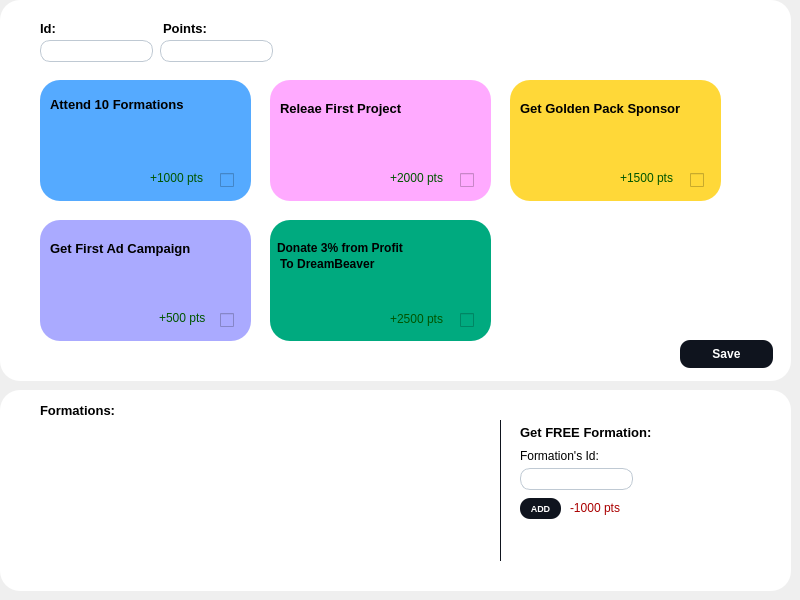
             <widget class="QWidget" name="page_12">
              <widget class="QWidget" name="widget" native="true">
               <property name="geometry">
                <rect>
                 <x>0</x>
                 <y>0</y>
                 <width>791</width>
                 <height>381</height>
                </rect>
               </property>
               <property name="styleSheet">
                <string notr="true">background-color:white ; 
border-radius:20px ; </string>
               </property>
               <widget class="QLineEdit" name="points_2">
                <property name="geometry">
                 <rect>
                  <x>160</x>
                  <y>40</y>
                  <width>113</width>
                  <height>22</height>
                 </rect>
                </property>
                <property name="styleSheet">
                 <string notr="true">	background-color:white ; 
	border-radius:10px ; 
	font-size:13px ; 
	padding-left : 15px ; 
	border:1px solid #BFC9D3 ; </string>
                </property>
               </widget>
               <widget class="QLineEdit" name="namee">
                <property name="geometry">
                 <rect>
                  <x>40</x>
                  <y>40</y>
                  <width>113</width>
                  <height>22</height>
                 </rect>
                </property>
                <property name="styleSheet">
                 <string notr="true">	background-color:white ; 
	border-radius:10px ; 
	font-size:13px ; 
	padding-left : 15px ; 
	border:1px solid #BFC9D3 ; </string>
                </property>
               </widget>
               <widget class="QLabel" name="label_49">
                <property name="geometry">
                 <rect>
                  <x>40</x>
                  <y>20</y>
                  <width>56</width>
                  <height>16</height>
                 </rect>
                </property>
                <property name="styleSheet">
                 <string notr="true">font-size:13px;
font-weight:bold ; </string>
                </property>
                <property name="text">
                 <string>Id:</string>
                </property>
               </widget>
               <widget class="QLabel" name="label_50">
                <property name="geometry">
                 <rect>
                  <x>163</x>
                  <y>20</y>
                  <width>56</width>
                  <height>16</height>
                 </rect>
                </property>
                <property name="styleSheet">
                 <string notr="true">font-size:13px;
font-weight:bold ; </string>
                </property>
                <property name="text">
                 <string>Points:</string>
                </property>
               </widget>
               <widget class="QWidget" name="widget_4" native="true">
                <property name="geometry">
                 <rect>
                  <x>40</x>
                  <y>80</y>
                  <width>211</width>
                  <height>121</height>
                 </rect>
                </property>
                <property name="styleSheet">
                 <string notr="true">background-color: rgb(85, 170, 255);
border-radius:20px ; </string>
                </property>
                <widget class="QLabel" name="label_20">
                 <property name="geometry">
                  <rect>
                   <x>10</x>
                   <y>16</y>
                   <width>141</width>
                   <height>16</height>
                  </rect>
                 </property>
                 <property name="styleSheet">
                  <string notr="true">font-size:13px;
font-weight:bold ; </string>
                 </property>
                 <property name="text">
                  <string>Attend 10 Formations</string>
                 </property>
                </widget>
                <widget class="QCheckBox" name="achivement1">
                 <property name="geometry">
                  <rect>
                   <x>180</x>
                   <y>90</y>
                   <width>21</width>
                   <height>20</height>
                  </rect>
                 </property>
                 <property name="text">
                  <string/>
                 </property>
                </widget>
                <widget class="QLabel" name="label_56">
                 <property name="geometry">
                  <rect>
                   <x>110</x>
                   <y>90</y>
                   <width>61</width>
                   <height>16</height>
                  </rect>
                 </property>
                 <property name="styleSheet">
                  <string notr="true">color:rgb(0, 85, 0);</string>
                 </property>
                 <property name="text">
                  <string>+1000 pts</string>
                 </property>
                </widget>
               </widget>
               <widget class="QWidget" name="widget_6" native="true">
                <property name="geometry">
                 <rect>
                  <x>510</x>
                  <y>80</y>
                  <width>211</width>
                  <height>121</height>
                 </rect>
                </property>
                <property name="styleSheet">
                 <string notr="true">background-color: rgb(255, 216, 56);
border-radius:20px ; </string>
                </property>
                <widget class="QLabel" name="label_22">
                 <property name="geometry">
                  <rect>
                   <x>10</x>
                   <y>20</y>
                   <width>171</width>
                   <height>16</height>
                  </rect>
                 </property>
                 <property name="styleSheet">
                  <string notr="true">font-size:13px;
font-weight:bold ; </string>
                 </property>
                 <property name="text">
                  <string>Get Golden Pack Sponsor</string>
                 </property>
                </widget>
                <widget class="QCheckBox" name="achivement3">
                 <property name="geometry">
                  <rect>
                   <x>180</x>
                   <y>90</y>
                   <width>21</width>
                   <height>20</height>
                  </rect>
                 </property>
                 <property name="text">
                  <string/>
                 </property>
                </widget>
                <widget class="QLabel" name="label_58">
                 <property name="geometry">
                  <rect>
                   <x>110</x>
                   <y>90</y>
                   <width>61</width>
                   <height>16</height>
                  </rect>
                 </property>
                 <property name="styleSheet">
                  <string notr="true">color:rgb(0, 85, 0);</string>
                 </property>
                 <property name="text">
                  <string>+1500 pts</string>
                 </property>
                </widget>
               </widget>
               <widget class="QWidget" name="widget_7" native="true">
                <property name="geometry">
                 <rect>
                  <x>270</x>
                  <y>220</y>
                  <width>221</width>
                  <height>121</height>
                 </rect>
                </property>
                <property name="styleSheet">
                 <string notr="true">background-color: rgb(0, 170, 127);
border-radius:20px ; </string>
                </property>
                <widget class="QLabel" name="label_28">
                 <property name="geometry">
                  <rect>
                   <x>7</x>
                   <y>20</y>
                   <width>141</width>
                   <height>16</height>
                  </rect>
                 </property>
                 <property name="styleSheet">
                  <string notr="true">font-size:12px;
font-weight:bold ; </string>
                 </property>
                 <property name="text">
                  <string>Donate 3% from Profit </string>
                 </property>
                </widget>
                <widget class="QLabel" name="label_53">
                 <property name="geometry">
                  <rect>
                   <x>10</x>
                   <y>36</y>
                   <width>141</width>
                   <height>16</height>
                  </rect>
                 </property>
                 <property name="styleSheet">
                  <string notr="true">font-size:12px;
font-weight:bold ; </string>
                 </property>
                 <property name="text">
                  <string>To DreamBeaver</string>
                 </property>
                </widget>
                <widget class="QCheckBox" name="achivement5">
                 <property name="geometry">
                  <rect>
                   <x>190</x>
                   <y>90</y>
                   <width>21</width>
                   <height>20</height>
                  </rect>
                 </property>
                 <property name="text">
                  <string/>
                 </property>
                </widget>
                <widget class="QLabel" name="label_60">
                 <property name="geometry">
                  <rect>
                   <x>120</x>
                   <y>91</y>
                   <width>61</width>
                   <height>16</height>
                  </rect>
                 </property>
                 <property name="styleSheet">
                  <string notr="true">color:rgb(0, 85, 0);</string>
                 </property>
                 <property name="text">
                  <string>+2500 pts</string>
                 </property>
                </widget>
               </widget>
               <widget class="QWidget" name="widget_5" native="true">
                <property name="geometry">
                 <rect>
                  <x>270</x>
                  <y>80</y>
                  <width>221</width>
                  <height>121</height>
                 </rect>
                </property>
                <property name="styleSheet">
                 <string notr="true">background-color: rgb(255, 170, 255);
border-radius:20px ; </string>
                </property>
                <widget class="QLabel" name="label_21">
                 <property name="geometry">
                  <rect>
                   <x>10</x>
                   <y>20</y>
                   <width>141</width>
                   <height>16</height>
                  </rect>
                 </property>
                 <property name="styleSheet">
                  <string notr="true">font-size:13px;
font-weight:bold ; </string>
                 </property>
                 <property name="text">
                  <string>Releae First Project</string>
                 </property>
                </widget>
                <widget class="QCheckBox" name="achivement2">
                 <property name="geometry">
                  <rect>
                   <x>190</x>
                   <y>90</y>
                   <width>21</width>
                   <height>20</height>
                  </rect>
                 </property>
                 <property name="text">
                  <string/>
                 </property>
                </widget>
                <widget class="QLabel" name="label_57">
                 <property name="geometry">
                  <rect>
                   <x>120</x>
                   <y>90</y>
                   <width>61</width>
                   <height>16</height>
                  </rect>
                 </property>
                 <property name="styleSheet">
                  <string notr="true">color:rgb(0, 85, 0);</string>
                 </property>
                 <property name="text">
                  <string>+2000 pts</string>
                 </property>
                </widget>
               </widget>
               <widget class="QWidget" name="widget_8" native="true">
                <property name="geometry">
                 <rect>
                  <x>40</x>
                  <y>220</y>
                  <width>211</width>
                  <height>121</height>
                 </rect>
                </property>
                <property name="styleSheet">
                 <string notr="true">background-color: rgb(170, 170, 255);
border-radius:20px ; </string>
                </property>
                <widget class="QLabel" name="label_27">
                 <property name="geometry">
                  <rect>
                   <x>10</x>
                   <y>20</y>
                   <width>171</width>
                   <height>16</height>
                  </rect>
                 </property>
                 <property name="styleSheet">
                  <string notr="true">font-size:13px;
font-weight:bold ; </string>
                 </property>
                 <property name="text">
                  <string>Get First Ad Campaign</string>
                 </property>
                </widget>
                <widget class="QCheckBox" name="achivement4">
                 <property name="geometry">
                  <rect>
                   <x>180</x>
                   <y>90</y>
                   <width>21</width>
                   <height>20</height>
                  </rect>
                 </property>
                 <property name="text">
                  <string/>
                 </property>
                </widget>
                <widget class="QLabel" name="label_59">
                 <property name="geometry">
                  <rect>
                   <x>119</x>
                   <y>90</y>
                   <width>51</width>
                   <height>16</height>
                  </rect>
                 </property>
                 <property name="styleSheet">
                  <string notr="true">color:rgb(0, 85, 0);</string>
                 </property>
                 <property name="text">
                  <string>+500 pts</string>
                 </property>
                </widget>
               </widget>
               <widget class="QPushButton" name="savecheck">
                <property name="geometry">
                 <rect>
                  <x>680</x>
                  <y>340</y>
                  <width>93</width>
                  <height>28</height>
                 </rect>
                </property>
                <property name="styleSheet">
                 <string notr="true">#savecheck {
	background-color:#0F141E ; 
	border-radius:10px ; 
	color : white ; 
	font-size:12px ; 
	font-weight:bold; 
}

#savecheck::hover {
	background-color:#4AC7EA ; 
	color:white ; 
}</string>
                </property>
                <property name="text">
                 <string>Save</string>
                </property>
               </widget>
              </widget>
              <widget class="QWidget" name="widget_9" native="true">
               <property name="geometry">
                <rect>
                 <x>0</x>
                 <y>390</y>
                 <width>791</width>
                 <height>201</height>
                </rect>
               </property>
               <property name="styleSheet">
                <string notr="true">background-color:white ; 
border-radius:20px ; </string>
               </property>
               <widget class="QTableView" name="tableView_4">
                <property name="geometry">
                 <rect>
                  <x>35</x>
                  <y>50</y>
                  <width>441</width>
                  <height>121</height>
                 </rect>
                </property>
                <property name="sizePolicy">
                 <sizepolicy hsizetype="Preferred" vsizetype="Preferred">
                  <horstretch>0</horstretch>
                  <verstretch>0</verstretch>
                 </sizepolicy>
                </property>
                <property name="cursor" stdset="0">
                 <cursorShape>PointingHandCursor</cursorShape>
                </property>
                <property name="styleSheet">
                 <string notr="true">QTableView {
    border: none;
    gridline-color: #e0e0e0;
    font-size: 12px;
    background-color: #ffffff;  /* White background */
    selection-background-color: #0F141E;  /* Dark blue selection background */
    selection-color: #ffffff;  /* White selection text color */
    color: #333333;  /* Text color */
    alternate-background-color: #f5f5f5;  /* Alternate row color */
}

QTableView::item {
    padding: 10px;
    border: none;
}

QTableView::item:selected {
    background-color: #0F141E;  /* Dark blue selection color */
    color: #ffffff;  /* White selection text color */
}

QHeaderView::section {
    background-color: #0F141E;  /* Dark blue background */
    padding: 8px;
    font-weight: bold;
    border: none;
    font-size: 11px;  /* Font size for header text */
    color: #ffffff;  /* White text color */
}

QTableView::horizontalHeader {
    border-bottom: 2px solid #0F141E;  /* Dark blue bottom border */
}

QTableView::verticalHeader {
    border-right: 2px solid #0F141E;  /* Dark blue right border */
}

QTableView::horizontalHeader::section,
QTableView::verticalHeader::section {
    background-color: #0F141E;  /* Dark blue background */
    color: #ffffff;  /* White text color */
    padding: 8px;
    border: none;
    font-size: 11px;  /* Font size for header text */
}

/* Scroll Bar Styling */
QScrollBar:vertical {
    background-color: #ffffff;  /* White background */
    width: 10px;  /* Width of the vertical scroll bar */
}

QScrollBar::handle:vertical {
    background-color: #0F141E;  /* Dark blue scroll handle color */
    min-height: 50px;  /* Minimum height of the scroll handle */
}

QScrollBar::add-line:vertical,
QScrollBar::sub-line:vertical {
    background-color: #ffffff;  /* White background for arrow buttons */
    height: 0px;
}

QScrollBar:horizontal {
    background-color: #ffffff;  /* White background */
    height: 10px;  /* Height of the horizontal scroll bar */
}

QScrollBar::handle:horizontal {
    background-color: #0F141E;  /* Dark blue scroll handle color */
    min-width: 50px;  /* Minimum width of the scroll handle */
}

QScrollBar::add-line:horizontal,
QScrollBar::sub-line:horizontal {
    background-color: #ffffff;  /* White background for arrow buttons */
    width: 0px;
}
</string>
                </property>
                <property name="verticalScrollBarPolicy">
                 <enum>Qt::ScrollBarAsNeeded</enum>
                </property>
                <property name="horizontalScrollBarPolicy">
                 <enum>Qt::ScrollBarAsNeeded</enum>
                </property>
                <property name="sizeAdjustPolicy">
                 <enum>QAbstractScrollArea::AdjustToContents</enum>
                </property>
                <property name="editTriggers">
                 <set>QAbstractItemView::NoEditTriggers</set>
                </property>
                <property name="showGrid">
                 <bool>true</bool>
                </property>
                <property name="gridStyle">
                 <enum>Qt::SolidLine</enum>
                </property>
                <property name="sortingEnabled">
                 <bool>true</bool>
                </property>
                <attribute name="horizontalHeaderDefaultSectionSize">
                 <number>100</number>
                </attribute>
               </widget>
               <widget class="QLabel" name="label_51">
                <property name="geometry">
                 <rect>
                  <x>40</x>
                  <y>12</y>
                  <width>81</width>
                  <height>16</height>
                 </rect>
                </property>
                <property name="styleSheet">
                 <string notr="true">font-size:13px;
font-weight:bold ; </string>
                </property>
                <property name="text">
                 <string>Formations:</string>
                </property>
               </widget>
               <widget class="Line" name="line">
                <property name="geometry">
                 <rect>
                  <x>500</x>
                  <y>30</y>
                  <width>1</width>
                  <height>141</height>
                 </rect>
                </property>
                <property name="styleSheet">
                 <string notr="true">background-color:#0F141E;</string>
                </property>
                <property name="orientation">
                 <enum>Qt::Vertical</enum>
                </property>
               </widget>
               <widget class="QLabel" name="label_52">
                <property name="geometry">
                 <rect>
                  <x>520</x>
                  <y>34</y>
                  <width>141</width>
                  <height>16</height>
                 </rect>
                </property>
                <property name="styleSheet">
                 <string notr="true">font-size:13px;
font-weight:bold ; </string>
                </property>
                <property name="text">
                 <string>Get FREE Formation:</string>
                </property>
               </widget>
               <widget class="QLineEdit" name="f_id">
                <property name="geometry">
                 <rect>
                  <x>520</x>
                  <y>78</y>
                  <width>113</width>
                  <height>22</height>
                 </rect>
                </property>
                <property name="styleSheet">
                 <string notr="true">	background-color:white ; 
	border-radius:10px ; 
	font-size:13px ; 
	padding-left : 15px ; 
	border:1px solid #BFC9D3 ; </string>
                </property>
               </widget>
               <widget class="QLabel" name="label_54">
                <property name="geometry">
                 <rect>
                  <x>520</x>
                  <y>58</y>
                  <width>101</width>
                  <height>16</height>
                 </rect>
                </property>
                <property name="text">
                 <string>Formation's Id:</string>
                </property>
               </widget>
               <widget class="QPushButton" name="adduserfor">
                <property name="geometry">
                 <rect>
                  <x>520</x>
                  <y>108</y>
                  <width>41</width>
                  <height>21</height>
                 </rect>
                </property>
                <property name="styleSheet">
                 <string notr="true">#adduserfor {
	background-color:#0F141E ; 
	border-radius:10px ; 
	color : white ; 
	font-size:9px ; 
	font-weight:bold; 
}

#adduserfor::hover {
	background-color:#4AC7EA ; 
	color:white ; 
}</string>
                </property>
                <property name="text">
                 <string>ADD</string>
                </property>
               </widget>
               <widget class="QLabel" name="label_55">
                <property name="geometry">
                 <rect>
                  <x>570</x>
                  <y>110</y>
                  <width>71</width>
                  <height>16</height>
                 </rect>
                </property>
                <property name="styleSheet">
                 <string notr="true">color: rgb(170, 0, 0);</string>
                </property>
                <property name="text">
                 <string>-1000 pts</string>
                </property>
               </widget>
              </widget>
             </widget>
